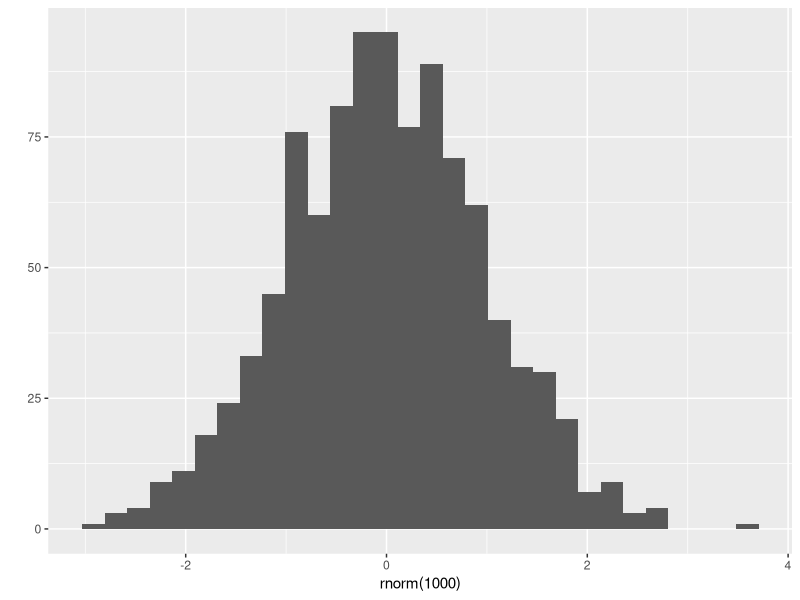
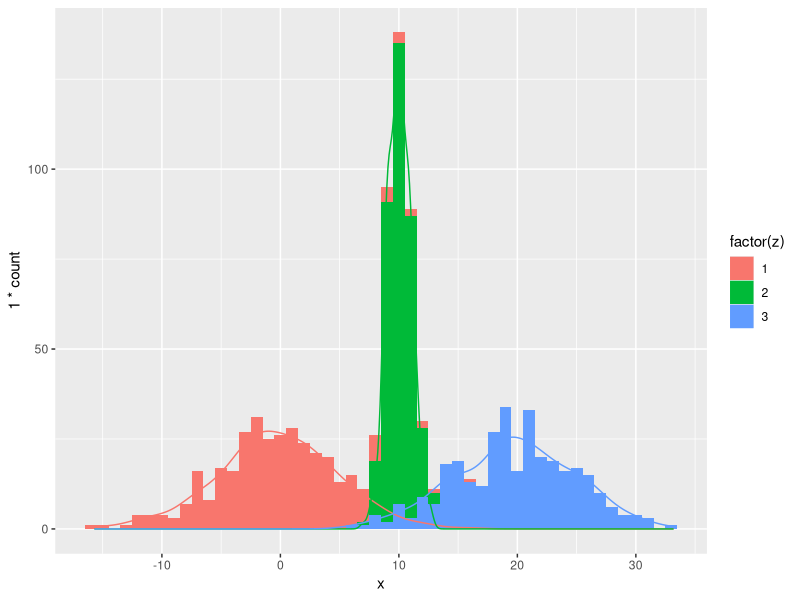
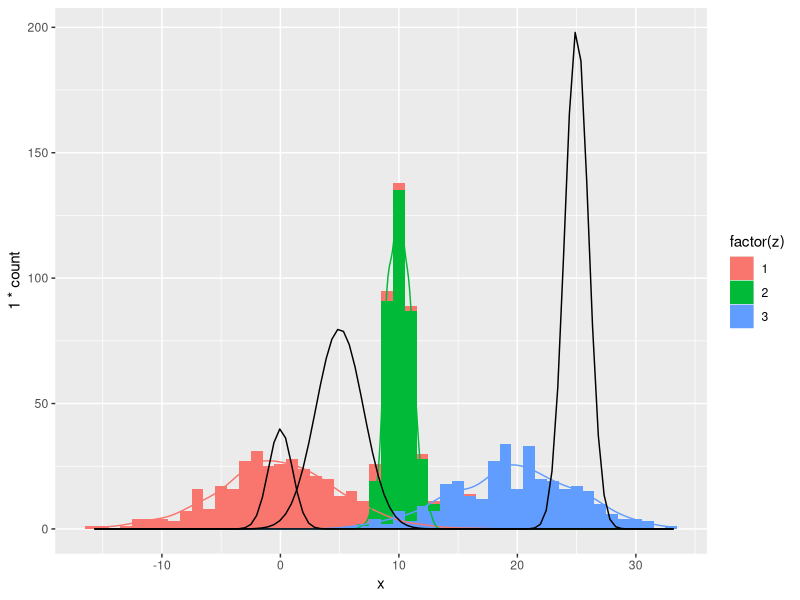
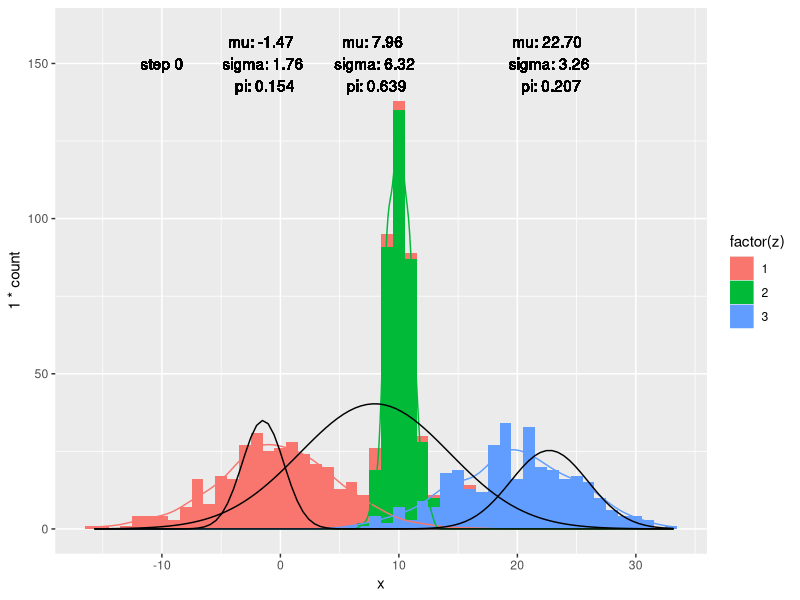
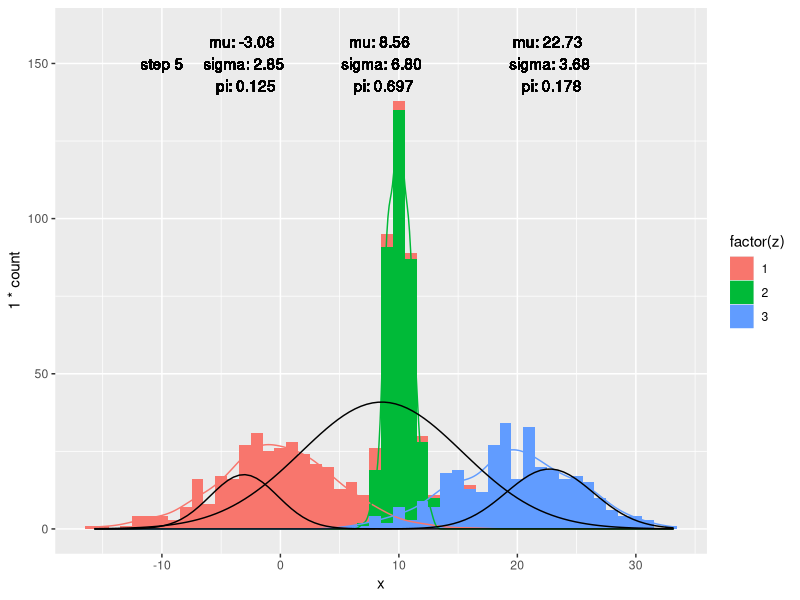
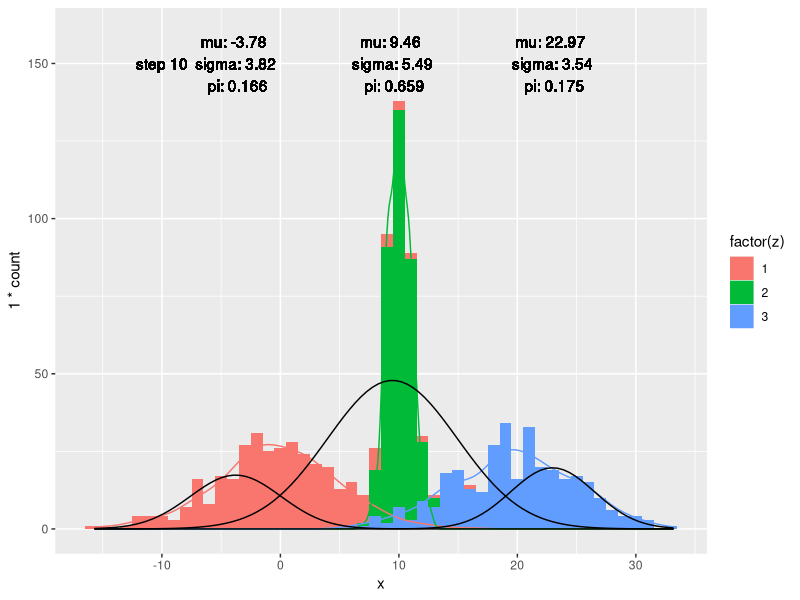
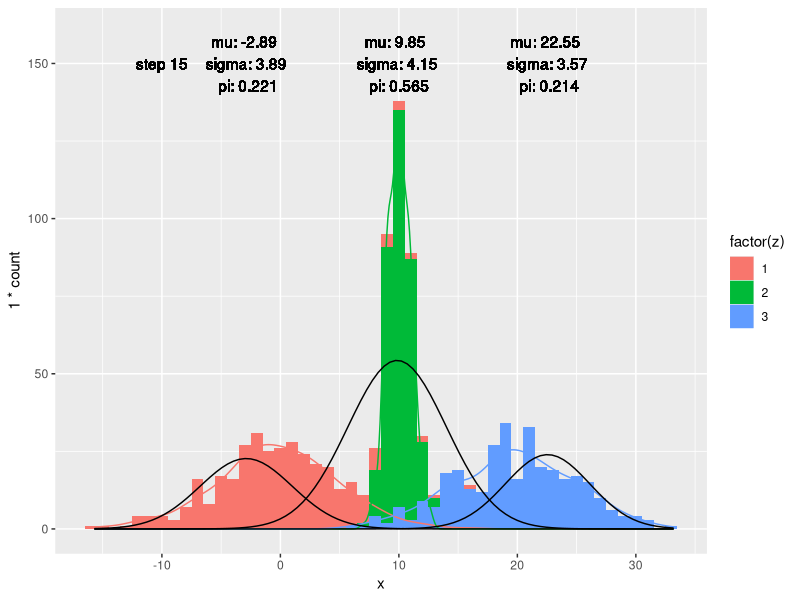
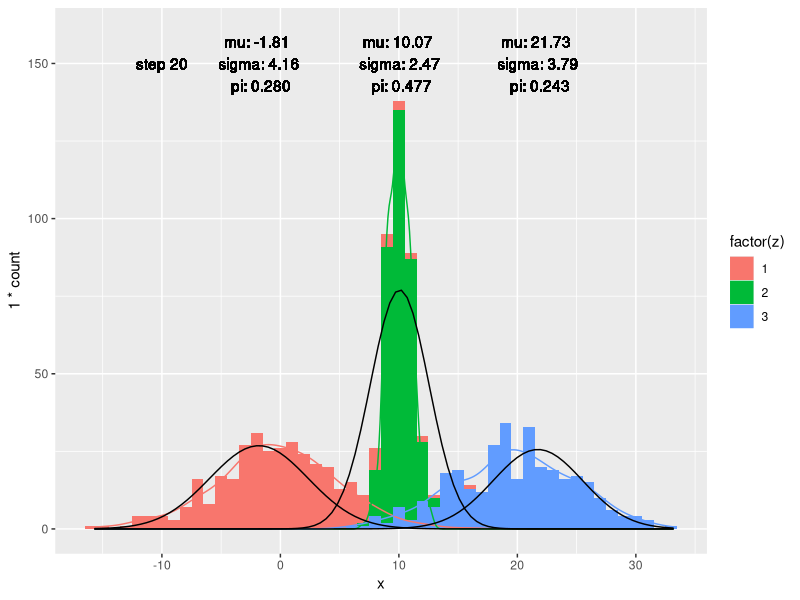

Generate these figures, in order, with R:
## ---- chunk 1
library(ggplot2)
## ---- chunk 2
set.seed(42)
qplot(rnorm(1000))

## ---- chunk 3
n = 1000
p = c(1,1,1)
z = rmultinom(n,1,p)

## ---- chunk 4

df = data.frame(
  a = rnorm(n,0,5), 
  b = rnorm(n,10,1),
  c = rnorm(n,20,5)
)

x = colSums(z * t(as.matrix(df)))

## ---- chunk 5

data = data.frame(
  'x' = x, 
  'z' =sapply(1:n, function(x) which(z[,x] == 1) )   
)


ggplot(data, aes(x = x)  ) +
  geom_histogram( aes( fill = factor(z) ), binwidth = 1 ) +
  geom_density( aes(y=1 * ..count.., color = factor(z) )  ) 

## ---- chunk 6

pi = c(0.1,0.4,0.5)
mu = c(0,5,25)
sigma = c(1,2,1)

params = list('mu' = mu, 'sigma' = sigma, 'pi' = pi )  

## ---- chunk 7


#ggplot(data = data.frame(x = c(-20, 45)), aes(x)) +

ggplot(data, aes(x = x)  ) +
  geom_histogram( aes( fill = factor(z) ), binwidth = 1 ) +
  geom_density( aes(y=1 * ..count.., color = factor(z) ) ) +
  stat_function(fun = function(x) n * pi[1] * dnorm(x, mean=mu[1], sd=sigma[1]), n = 101 ) +
  stat_function(fun = function(x) n * pi[2] * dnorm(x, mean=mu[2], sd=sigma[2]), n = 101 ) +
  stat_function(fun = function(x) n * pi[3] * dnorm(x, mean=mu[3], sd=sigma[3]), n = 101 ) +
  scale_y_continuous()

## ---- chunk 8

loglikelihood <- function(x, pi,mu,sigma) {
  sum(log(rowSums(point_likelihood(x, pi,mu,sigma))))
}

point_likelihood <- function(x, pi,mu,sigma) {
 gamma = data.frame(
 '1' = pi[1] * dnorm(x,mu[1],sigma[1]), 
 '2' = pi[2] * dnorm(x,mu[2],sigma[2]),
 '3' = pi[3] * dnorm(x,mu[3],sigma[3])
  )

  gamma 
}


e_step <- function(x, pi,mu,sigma) {
  gamma = point_likelihood(x, pi,mu,sigma)
  total = rowSums(gamma)
  gamma = gamma / total
}

m_step <- function(x, gamma,pi,mu,sigma) {
  
  mu_t = c(sum(gamma[,1] * x) / sum(gamma[,1]),
           sum(gamma[,2] * x) / sum(gamma[,2]),
           sum(gamma[,3] * x) / sum(gamma[,3]))
  
  
  sigma_t = c(
    sqrt(sum(gamma[,1] * (x - mu_t[1])^2) / sum(gamma[,1])),
    sqrt(sum(gamma[,2] * (x - mu_t[2])^2) / sum(gamma[,2])),
    sqrt(sum(gamma[,3] * (x - mu_t[3])^2) / sum(gamma[,3]))
  )

  assignments = max.col(gamma)
  pi_t = prop.table(table(assignments))
  list('mu' = mu_t, 'sigma' = sigma_t, 'pi' = as.vector(pi_t) )  
}




## ---- chunk 9


normparams_to_text <-function(pi,mu,sigma) {
  sprintf("mu: %2.2f \n sigma: %2.2f \n pi: %1.3f", mu, sigma, pi) 
}


plot_distribution <- function(data, step,  pi, mu, sigma) {

  ggplot(data, aes(x = x)  ) +
  geom_histogram( aes( fill = factor(z) ), binwidth = 1 ) +
  geom_density( aes(y=1 * ..count.., color = factor(z) ) ) +
  stat_function(fun = function(x) n * pi[1] * dnorm(x, mean=mu[1], sd=sigma[1]), n = 101 ) +
  stat_function(fun = function(x) n * pi[2] * dnorm(x, mean=mu[2], sd=sigma[2]), n = 101 ) +
  stat_function(fun = function(x) n * pi[3] * dnorm(x, mean=mu[3], sd=sigma[3]), n = 101 ) +
  geom_text(label = normparams_to_text(pi[1],mu[1],sigma[1]), x = mu[1], y = 150 ) +
  geom_text(label = normparams_to_text(pi[2],mu[2],sigma[2]), x = mu[2], y = 150 ) +
  geom_text(label = normparams_to_text(pi[3],mu[3],sigma[3]), x = mu[3], y = 150 ) +
  geom_text(label = sprintf("step %i",step) , x = -10, y = 150 ) +
  scale_y_continuous(limits = c(0,160))
  
}


## ---- chunk 10

i <- 0
loglik_before <- loglikelihood(x,params$pi,params$mu,params$sigma)
  print(loglik_before)

plotlist = list()  


  
repeat {
  gamma  <- e_step(x, params$pi,params$mu,params$sigma)
  params <- m_step(x, gamma,params$pi,params$mu,params$sigma)
  loglik_after <- loglikelihood(x,params$pi,params$mu,params$sigma)
  print(loglik_after)
  
  if (i %% 5 == 0) {
    l <- length(plotlist) + 1
    plotlist[[l]] <- plot_distribution(data, i, params$pi,params$mu,params$sigma) 
  }
  
  if ( (loglik_after - loglik_before) < 0.01 ) {
    break
  } else {
    i <- i+1 
    loglik_before <- loglik_after
  }
  
}


## ---- chunk 11

for (i in (1:length(plotlist))) {
  print(plotlist[[i]])
}

